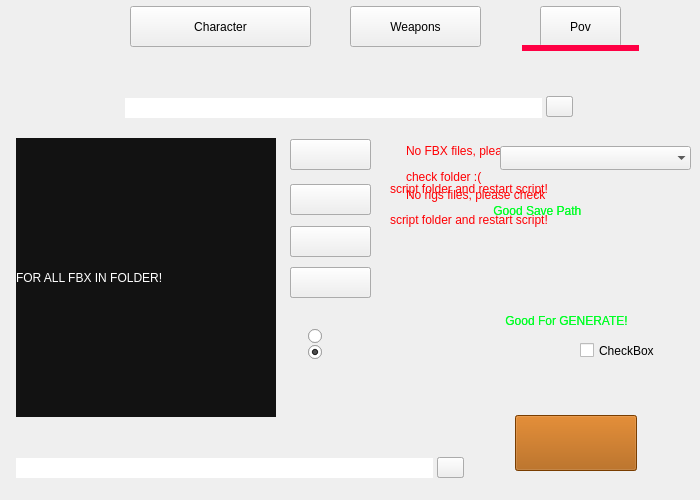
<?xml version="1.0" encoding="UTF-8"?>
<ui version="4.0">
 <class>mainwindow</class>
 <widget class="QWidget" name="mainwindow">
  <property name="windowModality">
   <enum>Qt::NonModal</enum>
  </property>
  <property name="enabled">
   <bool>true</bool>
  </property>
  <property name="geometry">
   <rect>
    <x>0</x>
    <y>0</y>
    <width>700</width>
    <height>500</height>
   </rect>
  </property>
  <property name="minimumSize">
   <size>
    <width>700</width>
    <height>500</height>
   </size>
  </property>
  <property name="maximumSize">
   <size>
    <width>700</width>
    <height>500</height>
   </size>
  </property>
  <property name="focusPolicy">
   <enum>Qt::NoFocus</enum>
  </property>
  <property name="contextMenuPolicy">
   <enum>Qt::CustomContextMenu</enum>
  </property>
  <property name="acceptDrops">
   <bool>false</bool>
  </property>
  <property name="windowTitle">
   <string>CSGO RIG</string>
  </property>
  <property name="layoutDirection">
   <enum>Qt::LeftToRight</enum>
  </property>
  <property name="autoFillBackground">
   <bool>false</bool>
  </property>
  <property name="styleSheet">
   <string notr="true"/>
  </property>
  <widget class="QPushButton" name="character_mode">
   <property name="enabled">
    <bool>true</bool>
   </property>
   <property name="geometry">
    <rect>
     <x>130</x>
     <y>6</y>
     <width>181</width>
     <height>41</height>
    </rect>
   </property>
   <property name="sizePolicy">
    <sizepolicy hsizetype="Fixed" vsizetype="Fixed">
     <horstretch>0</horstretch>
     <verstretch>0</verstretch>
    </sizepolicy>
   </property>
   <property name="styleSheet">
    <string notr="true"/>
   </property>
   <property name="text">
    <string>Character</string>
   </property>
   <property name="iconSize">
    <size>
     <width>10</width>
     <height>20</height>
    </size>
   </property>
  </widget>
  <widget class="QPushButton" name="weapon_mode">
   <property name="geometry">
    <rect>
     <x>350</x>
     <y>6</y>
     <width>131</width>
     <height>41</height>
    </rect>
   </property>
   <property name="styleSheet">
    <string notr="true">font: 75 20pt &quot;Unispace&quot;;</string>
   </property>
   <property name="text">
    <string>Weapons</string>
   </property>
  </widget>
  <widget class="QPushButton" name="pov_mode">
   <property name="geometry">
    <rect>
     <x>540</x>
     <y>6</y>
     <width>81</width>
     <height>41</height>
    </rect>
   </property>
   <property name="styleSheet">
    <string notr="true">font: 75 20pt &quot;Unispace&quot;;</string>
   </property>
   <property name="text">
    <string>Pov</string>
   </property>
  </widget>
  <widget class="QLabel" name="back_character">
   <property name="geometry">
    <rect>
     <x>0</x>
     <y>0</y>
     <width>701</width>
     <height>501</height>
    </rect>
   </property>
   <property name="styleSheet">
    <string notr="true">border-image: url(:/back/mainwdwdwdwdw.jpg);</string>
   </property>
   <property name="text">
    <string/>
   </property>
  </widget>
  <widget class="QLabel" name="animation_tab_line">
   <property name="geometry">
    <rect>
     <x>522</x>
     <y>45</y>
     <width>117</width>
     <height>6</height>
    </rect>
   </property>
   <property name="styleSheet">
    <string notr="true">background-color: rgb(255, 0, 68);</string>
   </property>
   <property name="text">
    <string/>
   </property>
  </widget>
  <widget class="QWidget" name="widget_CHARACTER" native="true">
   <property name="geometry">
    <rect>
     <x>0</x>
     <y>70</y>
     <width>691</width>
     <height>431</height>
    </rect>
   </property>
   <widget class="QListWidget" name="List_fbx_characters">
    <property name="geometry">
     <rect>
      <x>16</x>
      <y>68</y>
      <width>260</width>
      <height>279</height>
     </rect>
    </property>
    <property name="frameShape">
     <enum>QFrame::NoFrame</enum>
    </property>
    <property name="frameShadow">
     <enum>QFrame::Plain</enum>
    </property>
   </widget>
   <widget class="QLineEdit" name="lineEdit_character_fbx">
    <property name="geometry">
     <rect>
      <x>125</x>
      <y>28</y>
      <width>417</width>
      <height>20</height>
     </rect>
    </property>
    <property name="styleSheet">
     <string notr="true"/>
    </property>
    <property name="frame">
     <bool>false</bool>
    </property>
    <property name="readOnly">
     <bool>true</bool>
    </property>
   </widget>
   <widget class="QLineEdit" name="lineEdit_character_mb_save">
    <property name="geometry">
     <rect>
      <x>16</x>
      <y>388</y>
      <width>417</width>
      <height>20</height>
     </rect>
    </property>
    <property name="styleSheet">
     <string notr="true"/>
    </property>
    <property name="frame">
     <bool>false</bool>
    </property>
    <property name="readOnly">
     <bool>true</bool>
    </property>
   </widget>
   <widget class="QPushButton" name="pushButton_folder_fbx_character">
    <property name="geometry">
     <rect>
      <x>546</x>
      <y>26</y>
      <width>27</width>
      <height>21</height>
     </rect>
    </property>
    <property name="sizePolicy">
     <sizepolicy hsizetype="Fixed" vsizetype="Fixed">
      <horstretch>0</horstretch>
      <verstretch>0</verstretch>
     </sizepolicy>
    </property>
    <property name="styleSheet">
     <string notr="true">border-image: url(:/back/gui images/folder_icon_red.png);</string>
    </property>
    <property name="text">
     <string/>
    </property>
   </widget>
   <widget class="QPushButton" name="pushButton_folder_mb_save_character">
    <property name="geometry">
     <rect>
      <x>437</x>
      <y>387</y>
      <width>27</width>
      <height>21</height>
     </rect>
    </property>
    <property name="sizePolicy">
     <sizepolicy hsizetype="Fixed" vsizetype="Fixed">
      <horstretch>0</horstretch>
      <verstretch>0</verstretch>
     </sizepolicy>
    </property>
    <property name="styleSheet">
     <string notr="true">border-image: url(:/back/gui images/folder_icon_red.png);</string>
    </property>
    <property name="text">
     <string/>
    </property>
   </widget>
   <widget class="QComboBox" name="rig_type_from_folder_rigs">
    <property name="geometry">
     <rect>
      <x>500</x>
      <y>76</y>
      <width>191</width>
      <height>24</height>
     </rect>
    </property>
    <property name="styleSheet">
     <string notr="true"/>
    </property>
    <property name="editable">
     <bool>false</bool>
    </property>
    <property name="maxVisibleItems">
     <number>100</number>
    </property>
    <property name="frame">
     <bool>false</bool>
    </property>
   </widget>
   <widget class="QPushButton" name="pushButton_character_add_model">
    <property name="geometry">
     <rect>
      <x>290</x>
      <y>69</y>
      <width>81</width>
      <height>31</height>
     </rect>
    </property>
    <property name="styleSheet">
     <string notr="true"/>
    </property>
    <property name="text">
     <string/>
    </property>
    <property name="icon">
     <iconset>
      <normaloff>:/back/kavo.png</normaloff>
      <disabledoff>:/back/gui images/folder_icon_red.png</disabledoff>
      <selectedoff>:/back/gui images/folder_icon_red.png</selectedoff>
      <selectedon>:/back/gui images/folder_icon_red.png</selectedon>:/back/kavo.png</iconset>
    </property>
   </widget>
   <widget class="QPushButton" name="pushButton_character_edit_model">
    <property name="geometry">
     <rect>
      <x>290</x>
      <y>114</y>
      <width>81</width>
      <height>31</height>
     </rect>
    </property>
    <property name="styleSheet">
     <string notr="true"/>
    </property>
    <property name="text">
     <string/>
    </property>
   </widget>
   <widget class="QPushButton" name="pushButton_character_remove_model">
    <property name="geometry">
     <rect>
      <x>290</x>
      <y>156</y>
      <width>81</width>
      <height>31</height>
     </rect>
    </property>
    <property name="text">
     <string/>
    </property>
   </widget>
   <widget class="QPushButton" name="pushButton_character_clear_alL_model">
    <property name="geometry">
     <rect>
      <x>290</x>
      <y>197</y>
      <width>81</width>
      <height>31</height>
     </rect>
    </property>
    <property name="text">
     <string/>
    </property>
   </widget>
   <widget class="QRadioButton" name="radio_For_all">
    <property name="geometry">
     <rect>
      <x>308</x>
      <y>258</y>
      <width>181</width>
      <height>16</height>
     </rect>
    </property>
    <property name="text">
     <string/>
    </property>
    <property name="iconSize">
     <size>
      <width>21</width>
      <height>19</height>
     </size>
    </property>
    <property name="checkable">
     <bool>true</bool>
    </property>
    <property name="checked">
     <bool>false</bool>
    </property>
   </widget>
   <widget class="QRadioButton" name="radio_For_List">
    <property name="geometry">
     <rect>
      <x>308</x>
      <y>274</y>
      <width>181</width>
      <height>16</height>
     </rect>
    </property>
    <property name="styleSheet">
     <string notr="true"/>
    </property>
    <property name="text">
     <string/>
    </property>
    <property name="iconSize">
     <size>
      <width>21</width>
      <height>19</height>
     </size>
    </property>
    <property name="checkable">
     <bool>true</bool>
    </property>
    <property name="checked">
     <bool>true</bool>
    </property>
   </widget>
   <widget class="QLabel" name="For_All_label_image">
    <property name="geometry">
     <rect>
      <x>16</x>
      <y>68</y>
      <width>260</width>
      <height>279</height>
     </rect>
    </property>
    <property name="styleSheet">
     <string notr="true">background-color: rgb(18, 18, 18);
color: rgb(255, 255, 255);
font: 75 italic 12pt &quot;Unispace&quot;;</string>
    </property>
    <property name="text">
     <string>FOR ALL FBX IN FOLDER!</string>
    </property>
   </widget>
   <widget class="QLabel" name="info_label">
    <property name="enabled">
     <bool>true</bool>
    </property>
    <property name="geometry">
     <rect>
      <x>16</x>
      <y>68</y>
      <width>260</width>
      <height>279</height>
     </rect>
    </property>
    <property name="styleSheet">
     <string notr="true"/>
    </property>
    <property name="text">
     <string/>
    </property>
   </widget>
   <widget class="QLabel" name="fbx_path_user_label_character">
    <property name="geometry">
     <rect>
      <x>420</x>
      <y>98</y>
      <width>536</width>
      <height>41</height>
     </rect>
    </property>
    <property name="styleSheet">
     <string notr="true"/>
    </property>
    <property name="text">
     <string/>
    </property>
   </widget>
   <widget class="QLabel" name="save_path_user_label_character">
    <property name="geometry">
     <rect>
      <x>490</x>
      <y>120</y>
      <width>271</width>
      <height>41</height>
     </rect>
    </property>
    <property name="styleSheet">
     <string notr="true">color: rgb(0, 255, 38);
font: 75 12pt &quot;Unispace&quot;;</string>
    </property>
    <property name="text">
     <string> Good Save Path</string>
    </property>
   </widget>
   <widget class="QLabel" name="generate_user_label_character">
    <property name="enabled">
     <bool>true</bool>
    </property>
    <property name="geometry">
     <rect>
      <x>502</x>
      <y>230</y>
      <width>271</width>
      <height>41</height>
     </rect>
    </property>
    <property name="styleSheet">
     <string notr="true">color: rgb(0, 255, 38);font: 75 12pt &quot;Unispace&quot;;</string>
    </property>
    <property name="text">
     <string> Good For GENERATE!</string>
    </property>
   </widget>
   <widget class="QLabel" name="no_rig_1">
    <property name="geometry">
     <rect>
      <x>406</x>
      <y>94</y>
      <width>351</width>
      <height>61</height>
     </rect>
    </property>
    <property name="styleSheet">
     <string notr="true">color: rgb(255, 0, 4);
font: 75 11pt &quot;Unispace&quot;;</string>
    </property>
    <property name="text">
     <string>No rigs files, please check</string>
    </property>
   </widget>
   <widget class="QLabel" name="no_rig2">
    <property name="geometry">
     <rect>
      <x>390</x>
      <y>124</y>
      <width>331</width>
      <height>51</height>
     </rect>
    </property>
    <property name="styleSheet">
     <string notr="true">
color: rgb(255, 0, 4);
font: 75 11pt &quot;Unispace&quot;;</string>
    </property>
    <property name="text">
     <string>script folder and restart script!</string>
    </property>
   </widget>
   <zorder>lineEdit_character_fbx</zorder>
   <zorder>lineEdit_character_mb_save</zorder>
   <zorder>pushButton_folder_fbx_character</zorder>
   <zorder>pushButton_folder_mb_save_character</zorder>
   <zorder>rig_type_from_folder_rigs</zorder>
   <zorder>pushButton_character_add_model</zorder>
   <zorder>pushButton_character_edit_model</zorder>
   <zorder>pushButton_character_remove_model</zorder>
   <zorder>pushButton_character_clear_alL_model</zorder>
   <zorder>radio_For_all</zorder>
   <zorder>radio_For_List</zorder>
   <zorder>List_fbx_characters</zorder>
   <zorder>For_All_label_image</zorder>
   <zorder>info_label</zorder>
   <zorder>save_path_user_label_character</zorder>
   <zorder>generate_user_label_character</zorder>
   <zorder>no_rig_1</zorder>
   <zorder>no_rig2</zorder>
   <zorder>fbx_path_user_label_character</zorder>
  </widget>
  <widget class="QWidget" name="widget_WEAPON" native="true">
   <property name="geometry">
    <rect>
     <x>0</x>
     <y>60</y>
     <width>701</width>
     <height>441</height>
    </rect>
   </property>
   <widget class="QLabel" name="TESTLABEL">
    <property name="geometry">
     <rect>
      <x>570</x>
      <y>150</y>
      <width>101</width>
      <height>81</height>
     </rect>
    </property>
    <property name="styleSheet">
     <string notr="true">border-image: url(:/back/mainwdwdwdwdw.jpg);</string>
    </property>
    <property name="text">
     <string/>
    </property>
   </widget>
   <widget class="QLineEdit" name="lineEdit_weapon_fbx">
    <property name="geometry">
     <rect>
      <x>125</x>
      <y>38</y>
      <width>417</width>
      <height>20</height>
     </rect>
    </property>
    <property name="styleSheet">
     <string notr="true"/>
    </property>
    <property name="frame">
     <bool>false</bool>
    </property>
    <property name="echoMode">
     <enum>QLineEdit::Normal</enum>
    </property>
    <property name="readOnly">
     <bool>true</bool>
    </property>
    <property name="placeholderText">
     <string/>
    </property>
   </widget>
   <widget class="QLineEdit" name="lineEdit_weapon_mb_save">
    <property name="geometry">
     <rect>
      <x>16</x>
      <y>398</y>
      <width>417</width>
      <height>20</height>
     </rect>
    </property>
    <property name="styleSheet">
     <string notr="true"/>
    </property>
    <property name="frame">
     <bool>false</bool>
    </property>
    <property name="readOnly">
     <bool>true</bool>
    </property>
   </widget>
   <widget class="QListWidget" name="List_fbx_weapons">
    <property name="geometry">
     <rect>
      <x>16</x>
      <y>78</y>
      <width>260</width>
      <height>279</height>
     </rect>
    </property>
    <property name="frameShape">
     <enum>QFrame::NoFrame</enum>
    </property>
    <property name="frameShadow">
     <enum>QFrame::Plain</enum>
    </property>
   </widget>
   <widget class="QLabel" name="For_All_label_image_weapons">
    <property name="geometry">
     <rect>
      <x>16</x>
      <y>78</y>
      <width>260</width>
      <height>279</height>
     </rect>
    </property>
    <property name="styleSheet">
     <string notr="true">background-color: rgb(18, 18, 18);
color: rgb(255, 255, 255);
font: 75 italic 12pt &quot;Unispace&quot;;</string>
    </property>
    <property name="text">
     <string>FOR ALL FBX IN FOLDER!</string>
    </property>
   </widget>
   <widget class="QRadioButton" name="radio_For_List_weapon">
    <property name="geometry">
     <rect>
      <x>308</x>
      <y>284</y>
      <width>181</width>
      <height>16</height>
     </rect>
    </property>
    <property name="styleSheet">
     <string notr="true"/>
    </property>
    <property name="text">
     <string/>
    </property>
    <property name="iconSize">
     <size>
      <width>21</width>
      <height>19</height>
     </size>
    </property>
    <property name="checkable">
     <bool>true</bool>
    </property>
    <property name="checked">
     <bool>true</bool>
    </property>
   </widget>
   <widget class="QPushButton" name="pushButton_weapon_remove_model">
    <property name="geometry">
     <rect>
      <x>290</x>
      <y>166</y>
      <width>81</width>
      <height>31</height>
     </rect>
    </property>
    <property name="text">
     <string/>
    </property>
   </widget>
   <widget class="QPushButton" name="pushButton_folder_fbx_weapon">
    <property name="geometry">
     <rect>
      <x>546</x>
      <y>36</y>
      <width>27</width>
      <height>21</height>
     </rect>
    </property>
    <property name="sizePolicy">
     <sizepolicy hsizetype="Fixed" vsizetype="Fixed">
      <horstretch>0</horstretch>
      <verstretch>0</verstretch>
     </sizepolicy>
    </property>
    <property name="styleSheet">
     <string notr="true">border-image: url(:/back/gui images/folder_icon_red.png);</string>
    </property>
    <property name="text">
     <string/>
    </property>
   </widget>
   <widget class="QRadioButton" name="radio_For_all_weapon">
    <property name="geometry">
     <rect>
      <x>308</x>
      <y>268</y>
      <width>181</width>
      <height>16</height>
     </rect>
    </property>
    <property name="text">
     <string/>
    </property>
    <property name="iconSize">
     <size>
      <width>21</width>
      <height>19</height>
     </size>
    </property>
    <property name="checkable">
     <bool>true</bool>
    </property>
    <property name="checked">
     <bool>false</bool>
    </property>
   </widget>
   <widget class="QPushButton" name="pushButton_folder_mb_save_weapon">
    <property name="geometry">
     <rect>
      <x>437</x>
      <y>397</y>
      <width>27</width>
      <height>21</height>
     </rect>
    </property>
    <property name="sizePolicy">
     <sizepolicy hsizetype="Fixed" vsizetype="Fixed">
      <horstretch>0</horstretch>
      <verstretch>0</verstretch>
     </sizepolicy>
    </property>
    <property name="styleSheet">
     <string notr="true">border-image: url(:/back/gui images/folder_icon_red.png);</string>
    </property>
    <property name="text">
     <string/>
    </property>
   </widget>
   <widget class="QPushButton" name="pushButton_weapon_clear_alL_model">
    <property name="geometry">
     <rect>
      <x>290</x>
      <y>207</y>
      <width>81</width>
      <height>31</height>
     </rect>
    </property>
    <property name="text">
     <string/>
    </property>
   </widget>
   <widget class="QPushButton" name="pushButton_generate_weapon">
    <property name="geometry">
     <rect>
      <x>515</x>
      <y>355</y>
      <width>122</width>
      <height>56</height>
     </rect>
    </property>
    <property name="text">
     <string/>
    </property>
    <property name="checkable">
     <bool>false</bool>
    </property>
    <property name="autoRepeat">
     <bool>false</bool>
    </property>
    <property name="default">
     <bool>false</bool>
    </property>
    <property name="flat">
     <bool>false</bool>
    </property>
   </widget>
   <widget class="QPushButton" name="pushButton_weapon_add_model">
    <property name="geometry">
     <rect>
      <x>290</x>
      <y>79</y>
      <width>81</width>
      <height>31</height>
     </rect>
    </property>
    <property name="styleSheet">
     <string notr="true"/>
    </property>
    <property name="text">
     <string/>
    </property>
    <property name="icon">
     <iconset>
      <normaloff>:/back/kavo.png</normaloff>
      <disabledoff>:/back/gui images/folder_icon_red.png</disabledoff>
      <selectedoff>:/back/gui images/folder_icon_red.png</selectedoff>
      <selectedon>:/back/gui images/folder_icon_red.png</selectedon>:/back/kavo.png</iconset>
    </property>
   </widget>
   <widget class="QLabel" name="info_label_weapon">
    <property name="enabled">
     <bool>true</bool>
    </property>
    <property name="geometry">
     <rect>
      <x>16</x>
      <y>78</y>
      <width>260</width>
      <height>279</height>
     </rect>
    </property>
    <property name="styleSheet">
     <string notr="true"/>
    </property>
    <property name="text">
     <string/>
    </property>
   </widget>
   <widget class="QLabel" name="generate_user_label_weapon">
    <property name="enabled">
     <bool>true</bool>
    </property>
    <property name="geometry">
     <rect>
      <x>502</x>
      <y>240</y>
      <width>271</width>
      <height>41</height>
     </rect>
    </property>
    <property name="styleSheet">
     <string notr="true">color: rgb(0, 255, 38);font: 75 12pt &quot;Unispace&quot;;</string>
    </property>
    <property name="text">
     <string> Good For GENERATE!</string>
    </property>
   </widget>
   <widget class="QLabel" name="no_rig_weapon">
    <property name="geometry">
     <rect>
      <x>406</x>
      <y>74</y>
      <width>351</width>
      <height>61</height>
     </rect>
    </property>
    <property name="styleSheet">
     <string notr="true">color: rgb(255, 0, 4);
font: 75 11pt &quot;Unispace&quot;;</string>
    </property>
    <property name="text">
     <string>&lt;html&gt;&lt;head/&gt;&lt;body&gt;&lt;p&gt;No FBX files, please&lt;/p&gt;&lt;p&gt; check folder :(&lt;/p&gt;&lt;/body&gt;&lt;/html&gt;</string>
    </property>
   </widget>
   <widget class="QLabel" name="no_rig2_weapon">
    <property name="geometry">
     <rect>
      <x>390</x>
      <y>103</y>
      <width>331</width>
      <height>51</height>
     </rect>
    </property>
    <property name="styleSheet">
     <string notr="true">
color: rgb(255, 0, 4);
font: 75 11pt &quot;Unispace&quot;;</string>
    </property>
    <property name="text">
     <string>script folder and restart script!</string>
    </property>
   </widget>
   <widget class="QLabel" name="fbx_path_user_label_weapon">
    <property name="geometry">
     <rect>
      <x>164</x>
      <y>112</y>
      <width>536</width>
      <height>41</height>
     </rect>
    </property>
    <property name="styleSheet">
     <string notr="true"/>
    </property>
    <property name="text">
     <string/>
    </property>
   </widget>
   <widget class="QLabel" name="save_path_user_label_weapon">
    <property name="geometry">
     <rect>
      <x>490</x>
      <y>130</y>
      <width>271</width>
      <height>41</height>
     </rect>
    </property>
    <property name="styleSheet">
     <string notr="true">color: rgb(0, 255, 38);
font: 75 12pt &quot;Unispace&quot;;</string>
    </property>
    <property name="text">
     <string> Good Save Path</string>
    </property>
   </widget>
   <widget class="QPushButton" name="pushButton_weapon_edit_model">
    <property name="geometry">
     <rect>
      <x>290</x>
      <y>124</y>
      <width>81</width>
      <height>31</height>
     </rect>
    </property>
    <property name="text">
     <string/>
    </property>
   </widget>
   <zorder>TESTLABEL</zorder>
   <zorder>lineEdit_weapon_fbx</zorder>
   <zorder>lineEdit_weapon_mb_save</zorder>
   <zorder>List_fbx_weapons</zorder>
   <zorder>radio_For_List_weapon</zorder>
   <zorder>pushButton_folder_fbx_weapon</zorder>
   <zorder>radio_For_all_weapon</zorder>
   <zorder>pushButton_folder_mb_save_weapon</zorder>
   <zorder>pushButton_generate_weapon</zorder>
   <zorder>pushButton_weapon_add_model</zorder>
   <zorder>info_label_weapon</zorder>
   <zorder>For_All_label_image_weapons</zorder>
   <zorder>generate_user_label_weapon</zorder>
   <zorder>no_rig_weapon</zorder>
   <zorder>no_rig2_weapon</zorder>
   <zorder>fbx_path_user_label_weapon</zorder>
   <zorder>save_path_user_label_weapon</zorder>
   <zorder>pushButton_weapon_edit_model</zorder>
   <zorder>pushButton_weapon_remove_model</zorder>
   <zorder>pushButton_weapon_clear_alL_model</zorder>
  </widget>
  <widget class="QWidget" name="widget_POV" native="true">
   <property name="geometry">
    <rect>
     <x>0</x>
     <y>60</y>
     <width>701</width>
     <height>441</height>
    </rect>
   </property>
   <widget class="QCheckBox" name="checkBox">
    <property name="geometry">
     <rect>
      <x>580</x>
      <y>260</y>
      <width>91</width>
      <height>61</height>
     </rect>
    </property>
    <property name="text">
     <string>CheckBox</string>
    </property>
   </widget>
  </widget>
  <widget class="QPushButton" name="pushButton_GLOBAL_GENERATE">
   <property name="geometry">
    <rect>
     <x>515</x>
     <y>415</y>
     <width>122</width>
     <height>56</height>
    </rect>
   </property>
   <property name="styleSheet">
    <string notr="true">background-color: rgb(170, 85, 0);</string>
   </property>
   <property name="text">
    <string/>
   </property>
   <property name="checkable">
    <bool>false</bool>
   </property>
   <property name="autoRepeat">
    <bool>false</bool>
   </property>
   <property name="default">
    <bool>false</bool>
   </property>
   <property name="flat">
    <bool>false</bool>
   </property>
  </widget>
  <widget class="QWidget" name="View_all_rigs_for_tool" native="true">
   <property name="enabled">
    <bool>false</bool>
   </property>
   <property name="geometry">
    <rect>
     <x>0</x>
     <y>0</y>
     <width>700</width>
     <height>500</height>
    </rect>
   </property>
   <property name="styleSheet">
    <string notr="true"/>
   </property>
  </widget>
  <widget class="QPushButton" name="CSGO_show_SETTINGS">
   <property name="enabled">
    <bool>false</bool>
   </property>
   <property name="geometry">
    <rect>
     <x>0</x>
     <y>0</y>
     <width>121</width>
     <height>51</height>
    </rect>
   </property>
   <property name="focusPolicy">
    <enum>Qt::NoFocus</enum>
   </property>
   <property name="autoFillBackground">
    <bool>true</bool>
   </property>
   <property name="text">
    <string/>
   </property>
   <property name="flat">
    <bool>true</bool>
   </property>
  </widget>
  <widget class="QPushButton" name="CSGO_hide_SETTINGS">
   <property name="enabled">
    <bool>false</bool>
   </property>
   <property name="geometry">
    <rect>
     <x>0</x>
     <y>0</y>
     <width>121</width>
     <height>51</height>
    </rect>
   </property>
   <property name="mouseTracking">
    <bool>false</bool>
   </property>
   <property name="focusPolicy">
    <enum>Qt::NoFocus</enum>
   </property>
   <property name="autoFillBackground">
    <bool>true</bool>
   </property>
   <property name="text">
    <string/>
   </property>
   <property name="flat">
    <bool>true</bool>
   </property>
  </widget>
  <zorder>back_character</zorder>
  <zorder>character_mode</zorder>
  <zorder>pov_mode</zorder>
  <zorder>weapon_mode</zorder>
  <zorder>animation_tab_line</zorder>
  <zorder>widget_POV</zorder>
  <zorder>widget_WEAPON</zorder>
  <zorder>widget_CHARACTER</zorder>
  <zorder>pushButton_GLOBAL_GENERATE</zorder>
  <zorder>View_all_rigs_for_tool</zorder>
  <zorder>CSGO_show_SETTINGS</zorder>
  <zorder>CSGO_hide_SETTINGS</zorder>
 </widget>
 <resources/>
 <connections/>
</ui>
